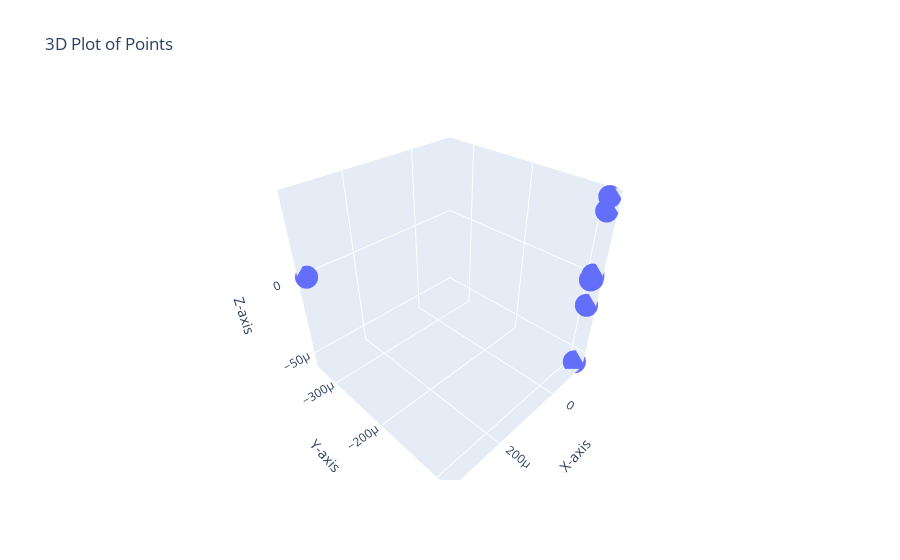

The notebook cell this image was saved under:
### Code cell
MDS_2(12,100,199,0.3)

### Figure 1 — Plotly figure (JSON) as saved in the notebook; plotly's stock layout.template omitted (floating-point values rounded to 4 significant figures)
{"data": [{"mode": "markers", "type": "scatter3d", "x": [-0.0001179, -0.0001179, -0.0001179, -0.0001179, -0.0001179, -0.0001179, -0.0001179, -0.0001179, -0.0001179, -0.0001179, -0.0001019, 0.0003378], "y": [-8.93e-05, -8.93e-05, -8.93e-05, -8.93e-05, -8.93e-05, -8.93e-05, -8.93e-05, -8.93e-05, -8.93e-05, -8.93e-05, -8.71e-05, -0.0003378], "z": [-7.459e-08, -2.553e-07, -1.603e-06, 4.17e-05, -1.3e-06, -5.729e-05, 8.143e-07, -1.764e-05, 3.482e-05, 8.143e-07, -2.121e-21, 2.817e-22]}], "layout": {"scene": {"xaxis": {"title": {"text": "X-axis"}}, "yaxis": {"title": {"text": "Y-axis"}}, "zaxis": {"title": {"text": "Z-axis"}}}, "title": {"text": "3D Plot of Points"}}}
